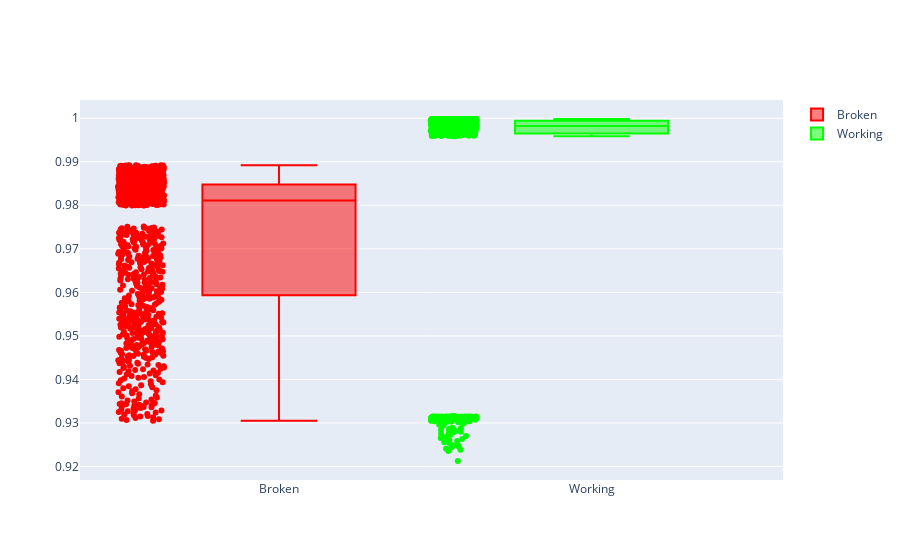

Source (notebook cell):
### Markdown cell above
Boxplots of probability

### Code cell
fig = go.Figure()
fig.add_trace(go.Box(
    y=probas[maskBroken][:,0],
    name="Broken",
    jitter=0.3,
    pointpos=-1.8,
    boxpoints='all', # represent all points
    marker_color='rgb(255, 0, 0)',
    line_color='rgb(255, 0, 0)'
))
fig.add_trace(go.Box(
    y=probas[maskNoProblem][:,1],
    name="Working",
    jitter=0.3,
    pointpos=-1.8,
    boxpoints='all', # represent all points
    marker_color='rgb(0, 255, 0)',
    line_color='rgb(0, 255, 0)'
))

### Figure 1 — Plotly figure (JSON) as saved in the notebook; plotly's stock layout.template omitted (floating-point values rounded to 4 significant figures; data arrays with more than 128 entries replaced by an {"elided": "..."} marker saying what was removed)
{"data": [{"boxpoints": "all", "jitter": 0.3, "line": {"color": "rgb(255, 0, 0)"}, "marker": {"color": "rgb(255, 0, 0)"}, "name": "Broken", "pointpos": -1.8, "type": "box", "y": {"elided": "1000 float values"}}, {"boxpoints": "all", "jitter": 0.3, "line": {"color": "rgb(0, 255, 0)"}, "marker": {"color": "rgb(0, 255, 0)"}, "name": "Working", "pointpos": -1.8, "type": "box", "y": {"elided": "1000 float values"}}], "layout": {"autosize": true, "xaxis": {"autorange": true, "range": [-0.6321, 1.612], "type": "category"}, "yaxis": {"autorange": true, "range": [0.9169, 1.004], "type": "linear"}}}
